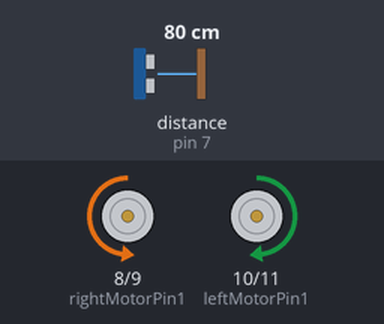
The sketch below on a simulated Arduino Uno, built with avr-gcc and run on an emulated ATmega328P. Parts: motor-driver pin pairs drawn as motors (green arrow = first pin HIGH = forward, orange = second pin HIGH = backward, longer = more drive, scaled by the enable pin). The inputs (shaded band) are chosen by the test bench; at power-on: distance to the obstacle (sensor on pin 7) 80 cm. The echo pulse lasts 58.3 µs per cm.

Above: at 1.3 s.
1.4 s: distance to the obstacle (sensor on pin 7) set to 54 cm
At 1.9 s:
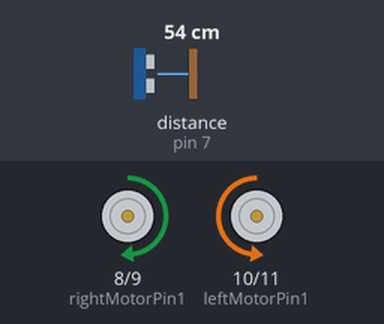
4.4 s: distance to the obstacle (sensor on pin 7) set to 46 cm
6.0 s: distance to the obstacle (sensor on pin 7) set to 17 cm
7.5 s: distance to the obstacle (sensor on pin 7) set to 13 cm
At 8.4 s:
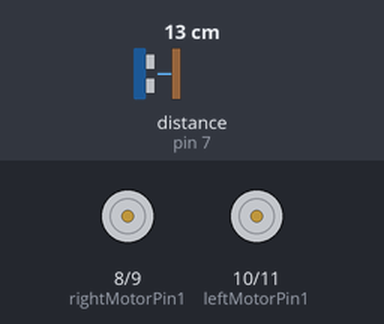
9.0 s: distance to the obstacle (sensor on pin 7) set to 18 cm
At 10.1 s:
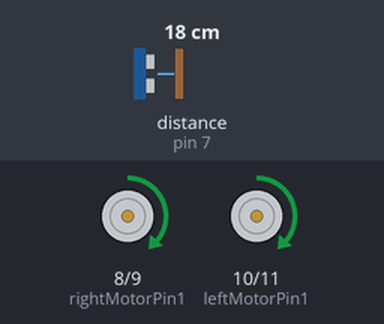
11.0 s: distance to the obstacle (sensor on pin 7) set to 2 cm
At 12.2 s:
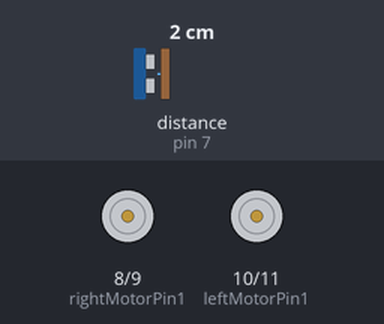
Timing chart, 0 to 13.5 s (numbered marks = the images above; inputs shaded):
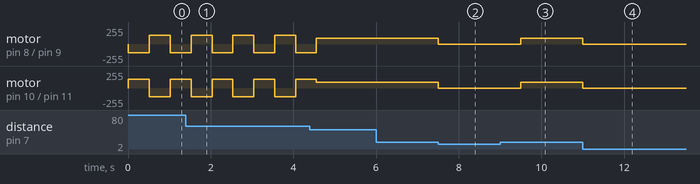

Measured:
- the behaviour switches between 16 and 15 cm on distance to the obstacle (sensor on pin 7) (found by bisection; images 1 and 2)
- after the input at 6.0 s, every drawn part: stays the same
- after the input at 7.5 s, motor on pin 8 (rightMotorPin1) / pin 9 (rightMotorPin2), motor on pin 10 (leftMotorPin1) / pin 11 (leftMotorPin2): forward 85/255 → stopped at once
- after the input at 9.0 s, motor on pin 8 (rightMotorPin1) / pin 9 (rightMotorPin2), motor on pin 10 (leftMotorPin1) / pin 11 (leftMotorPin2): stopped → forward 85/255 after 0.50 s
- after the input at 11.0 s, motor on pin 8 (rightMotorPin1) / pin 9 (rightMotorPin2), motor on pin 10 (leftMotorPin1) / pin 11 (leftMotorPin2): forward 85/255 → stopped at once
- by itself, motor on pin 8 (rightMotorPin1) / pin 9 (rightMotorPin2): alternates forward 130/255 for 0.51 s and backward 130/255 for 0.50 s
- by itself, motor on pin 10 (leftMotorPin1) / pin 11 (leftMotorPin2): alternates forward 130/255 for 0.50 s and backward 130/255 for 0.51 s

The sketch:

Pursue3draft.ino
```cpp
#include "Ultrasonic.h"

#define ULTRASONIC_SENSOR_TRIG 9
#define ULTRASONIC_SENSOR_ECHO 8
#define MAX_REGULAR_MOTOR_SPEED 85
#define MAX_MOTOR_ADJUST_SPEED 130
#define DISTANCE_TO_CHECK 50
#define DISTANCE_TO_STOP 15
#define TURN_DURATION 500 // duration for turning in milliseconds

//Right motor
int enableRightMotor=5;
int rightMotorPin1=8;
int rightMotorPin2=9;

//Left motor
int enableLeftMotor=6;
int leftMotorPin1=10;
int leftMotorPin2=11;

void rotateMotor(int rightMotorSpeed, int leftMotorSpeed);
void turnCar();
Ultrasonic ultrasonic(7);

void setup()
{
  // put your setup code here, to run once:
  pinMode(enableRightMotor,OUTPUT);
  pinMode(rightMotorPin1,OUTPUT);
  pinMode(rightMotorPin2,OUTPUT);

  pinMode(enableLeftMotor,OUTPUT);
  pinMode(leftMotorPin1,OUTPUT);
  pinMode(leftMotorPin2,OUTPUT);

  rotateMotor(0,0);
}

void loop()
{

  int distance = ultrasonic.MeasureInCentimeters();


  if (distance > DISTANCE_TO_CHECK)
  {
    turnCar();
    }

  else if (distance > 0 && distance <= DISTANCE_TO_STOP)
  {
    rotateMotor(0, 0);
          delay(1000);
          return;
  }

  else if (distance > DISTANCE_TO_STOP && distance <= DISTANCE_TO_CHECK)
  {
    rotateMotor(MAX_REGULAR_MOTOR_SPEED, MAX_REGULAR_MOTOR_SPEED);
    while (true) {
      int distance = ultrasonic.MeasureInCentimeters();
      if (distance > 0 && distance <= DISTANCE_TO_STOP) {
         rotateMotor(0, 0);
          delay(1000);
          return;
      }
      else if (distance > DISTANCE_TO_CHECK)
        turnCar();
        break;
  }
}
}


void turnCar() {
//Rotate car to left
    rotateMotor(-MAX_MOTOR_ADJUST_SPEED, MAX_MOTOR_ADJUST_SPEED);
    delay(500);

    //Read left side distance using ultrasonic sensor
    int distance = ultrasonic.MeasureInCentimeters();

    if (distance > DISTANCE_TO_STOP && distance <= DISTANCE_TO_CHECK)
    {
      rotateMotor(MAX_REGULAR_MOTOR_SPEED, MAX_REGULAR_MOTOR_SPEED);
      while (true) {
      int distanceLeft = ultrasonic.MeasureInCentimeters();
      if (distanceLeft > 0 && distanceLeft <= DISTANCE_TO_STOP) {
         rotateMotor(0, 0);
          delay(1000);
          return;
      }
    }
    }
      else {
    //Rotate car to right
    rotateMotor(MAX_MOTOR_ADJUST_SPEED, -MAX_MOTOR_ADJUST_SPEED);
    delay(500);

    //Read right side distance using ultrasonic sensor
    int distance = ultrasonic.MeasureInCentimeters();

    if (distance > DISTANCE_TO_STOP && distance <= DISTANCE_TO_CHECK)
    {
      rotateMotor(MAX_REGULAR_MOTOR_SPEED, MAX_REGULAR_MOTOR_SPEED);
      while (true) {
      int distanceLeft = ultrasonic.MeasureInCentimeters();
      if (distanceLeft > 0 && distanceLeft <= DISTANCE_TO_STOP) {
         rotateMotor(0, 0);
          delay(500);
          return;
    }
  }
      }
}
}


void rotateMotor(int rightMotorSpeed, int leftMotorSpeed)
{
  if (rightMotorSpeed < 0)
  {
    digitalWrite(rightMotorPin1,LOW);
    digitalWrite(rightMotorPin2,HIGH);
  }
  else if (rightMotorSpeed >= 0)
  {
    digitalWrite(rightMotorPin1,HIGH);
    digitalWrite(rightMotorPin2,LOW);
  }

  if (leftMotorSpeed < 0)
  {
    digitalWrite(leftMotorPin1,LOW);
    digitalWrite(leftMotorPin2,HIGH);
  }
  else if (leftMotorSpeed >= 0)
  {
    digitalWrite(leftMotorPin1,HIGH);
    digitalWrite(leftMotorPin2,LOW);
  }

  analogWrite(enableRightMotor, abs(rightMotorSpeed));
  analogWrite(enableLeftMotor, abs(leftMotorSpeed));
}
```
